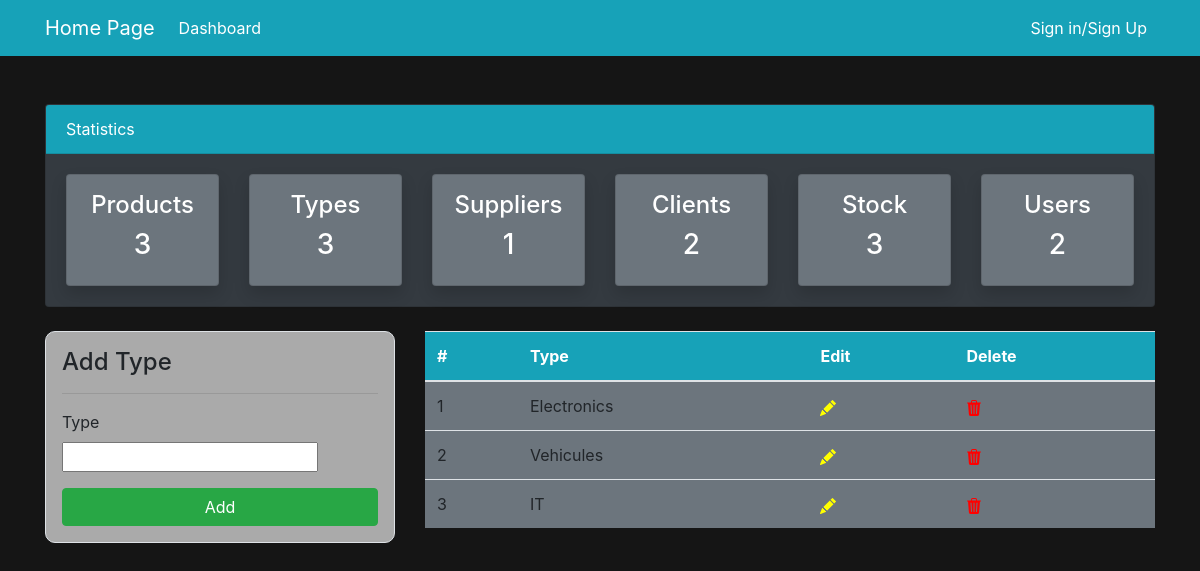
The app's page /list_Types/ (signed in) with its own data.
### GestStockMagasin/models.py (models this page shows, shortened)
class TypeProduit (models.Model):
    CodeT = models.AutoField(primary_key=True)
    DesignationT = models.CharField(max_length=100)

### GestStockMagasin/views.py (the view)
# urls.py: path('list_Types/', views.afficher_Types,name="dashboard-types"),
@login_required(login_url='login/')
def afficher_Types(request):
    prods = Produit.objects.all()
    prod_count = prods.count()
    fours = Fournisseur.objects.all()
    fours_count = fours.count()
    types = TypeProduit.objects.all()
    type_count = types.count()
    users = User.objects.all()
    user_count = users.count()
    Clients = Client.objects.all()
    client_count = Clients.count()
    stock = Stock.objects.all()
    stock_count = stock.count()
    if request.method == 'POST':
        form = TypeForm(request.POST)
        if form.is_valid():
            form.save()
            T_name = form.cleaned_data.get('DesignationT')
            messages.success(request, f'{T_name} has been added')
            return redirect("dashboard-types")
    else:
        form = TypeForm()
    contexte = {
        'types':types,
        'form' : form,
        'P_count':prod_count,
        'F_count':fours_count,
        'C_count':client_count,
        'U_count': user_count,
        'T_count':type_count,
        'S_count':stock_count,
    }
    return render(request, "dashboard/Types.html", contexte)

### GestStockMagasin/forms.py
class TypeForm(forms.ModelForm):
    class Meta:
        model = TypeProduit
        fields = "__all__"

### GestStockMagasin/templates/dashboard/Types.html (shortened to what this page needs)
<!DOCTYPE html>
<html lang="en">
  <head>
    <link
      rel="stylesheet"
      href="https://cdn.jsdelivr.net/npm/bootstrap@4.6.2/dist/css/bootstrap.min.css"
    />
  </head>
  <body style="background-color: #151515">
    <nav class="navbar navbar-expand-lg navbar-info bg-info">
      <div class="container">
        <a class="navbar-brand text-white" href="{% url 'main-dashboard' %}"
          >Home Page</a
        >
        <div class="collapse navbar-collapse" id="navbarSupportedContent">
          <ul class="navbar-nav mr-auto">
            <li class="nav-item active">
              <a class="nav-link text-white" href="{% url 'main-dashboard' %}"
                >Dashboard <span class="sr-only">(current)</span></a
              >
            </li>
          </ul>
          <ul class="navbar-nav ml-auto">
            <li class="nav-item active">
              <a class="nav-link text-white" href="{% url 'dash-login' %}"
                >Sign in/Sign Up<span class="sr-only">(current)</span></a
              >
            </li>
          </ul>
        </div>
      </div>
    </nav>
    <div class="container">
      <div class="row mt-5">
        <div class="col-md-12">
          <div class="card bg-dark">
            <div class="card-header text-white bg-info">Statistics</div>
            <div class="card-body">
              <div class="row">
                <div class="col-md-2">
                  <a
                    class="text-decoration-none text-white"
                    href="{% url 'dashboard-produits' %}"
                  >
                    <div
                      class="card my-card shadow text-center p-3 bg-secondary"
                    >
                      <h4>Products </h4>
                      <h3>{{ P_count }}</h3>
                    </div>
                  </a>
                </div>
                <div class="col-md-2">
                  <a
                    class="text-decoration-none text-white"
                    href="{% url 'dashboard-types' %}"
                  >
                    <div
                      class="card my-card shadow text-center p-3 bg-secondary"
                    >
                      <h4>Types </h4>
                      <h3>{{ T_count }}</h3>
                    </div>
                  </a>
                </div>
                <div class="col-md-2">
                  <a
                    class="text-decoration-none text-white"
                    href="{% url 'dashboard-Fournisseur' %}"
                  >
                    <div
                      class="card my-card shadow text-center p-3 bg-secondary"
                    >
                      <h4>Suppliers </h4>
                      <h3>{{ F_count }}</h3>
                    </div>
                  </a>
                </div>
                <div class="col-md-2">
                  <a
                    class="text-decoration-none text-white"
                    href="{% url 'dashboard-client' %}"
                  >
                    <div
                      class="card my-card shadow text-center p-3 bg-secondary"
                    >
                      <h4>Clients </h4>
                      <h3>{{ C_count }}</h3>
                    </div>
                  </a>
                </div>
                <div class="col-md-2">
                  <a
                    class="text-decoration-none text-white"
                    href="{% url 'dashboard-stock' %}"
                  >
                    <div
                      class="card my-card shadow text-center p-3 bg-secondary"
                    >
                      <h4>Stock </h4>
                      <h3>{{ S_count }}</h3>
                    </div>
                  </a>
                </div>
                <div class="col-md-2">
                  <a
                    class="text-decoration-none text-white"
                    href="{% url 'main-dashboard' %}"
                  >
                    <div
                      class="card my-card shadow text-center p-3 bg-secondary"
                    >
                      <h4>Users </h4>
                      <h3>{{ U_count }}</h3>
                    </div>
                  </a>
                </div>
              </div>
            </div>
          </div>
        </div>
      </div>
    </div>
    <div class="container">
      <div class="row my-4">
        <div class="col-md-4">
          <div
            class="border p-3"
            style="border-radius: 10px; background-color: #aaaaaa"
          >
            <h4>Add Type</h4>
            <hr />
            <form action="" method="POST">
              <div class="form-group">
                <label for="exampleInputEmail1">Type</label>
                <br />
                {{ form.DesignationT }}
              </div>
              <input
                type="submit"
                value="Add"
                class="btn btn-success btn-block"
              />
            </form>
          </div>
        </div>
        <div class="col-md-8">
          <table class="table bg-secondary">
            <thead class="bg-info">
              <tr class="text-white">
                <th scope="col">#</th>
                <th scope="col">Type</th>
                <th scope="col">Edit</th>
                <th scope="col">Delete</th>
              </tr>
            </thead>
            <tbody>
              {% for T in types %}
              <tr>
                <td class="text-black">{{ T.CodeT }}</td>
                <td class="text-black">{{ T.DesignationT }}</td>
                <td class="text-black">
                  <a href="{% url 'edit-type' T.CodeT %}">
                  </a>
                </td>
                <td class="text-black">
                  <a href="{% url 'delete-type' T.CodeT %}">
                  </a>
                </td>
              </tr>
              {% endfor %}
            </tbody>
          </table>
        </div>
      </div>
    </div>
  </body>
</html>

### records on screen
TypeProduit: CodeT "1", DesignationT "Electronics"
TypeProduit: CodeT "2", DesignationT "Vehicules"
TypeProduit: CodeT "3", DesignationT "IT"

### other values on screen
{{ P_count }} "3"
{{ T_count }} "3"
{{ F_count }} "1"
{{ C_count }} "2"
{{ S_count }} "3"
{{ U_count }} "2"
